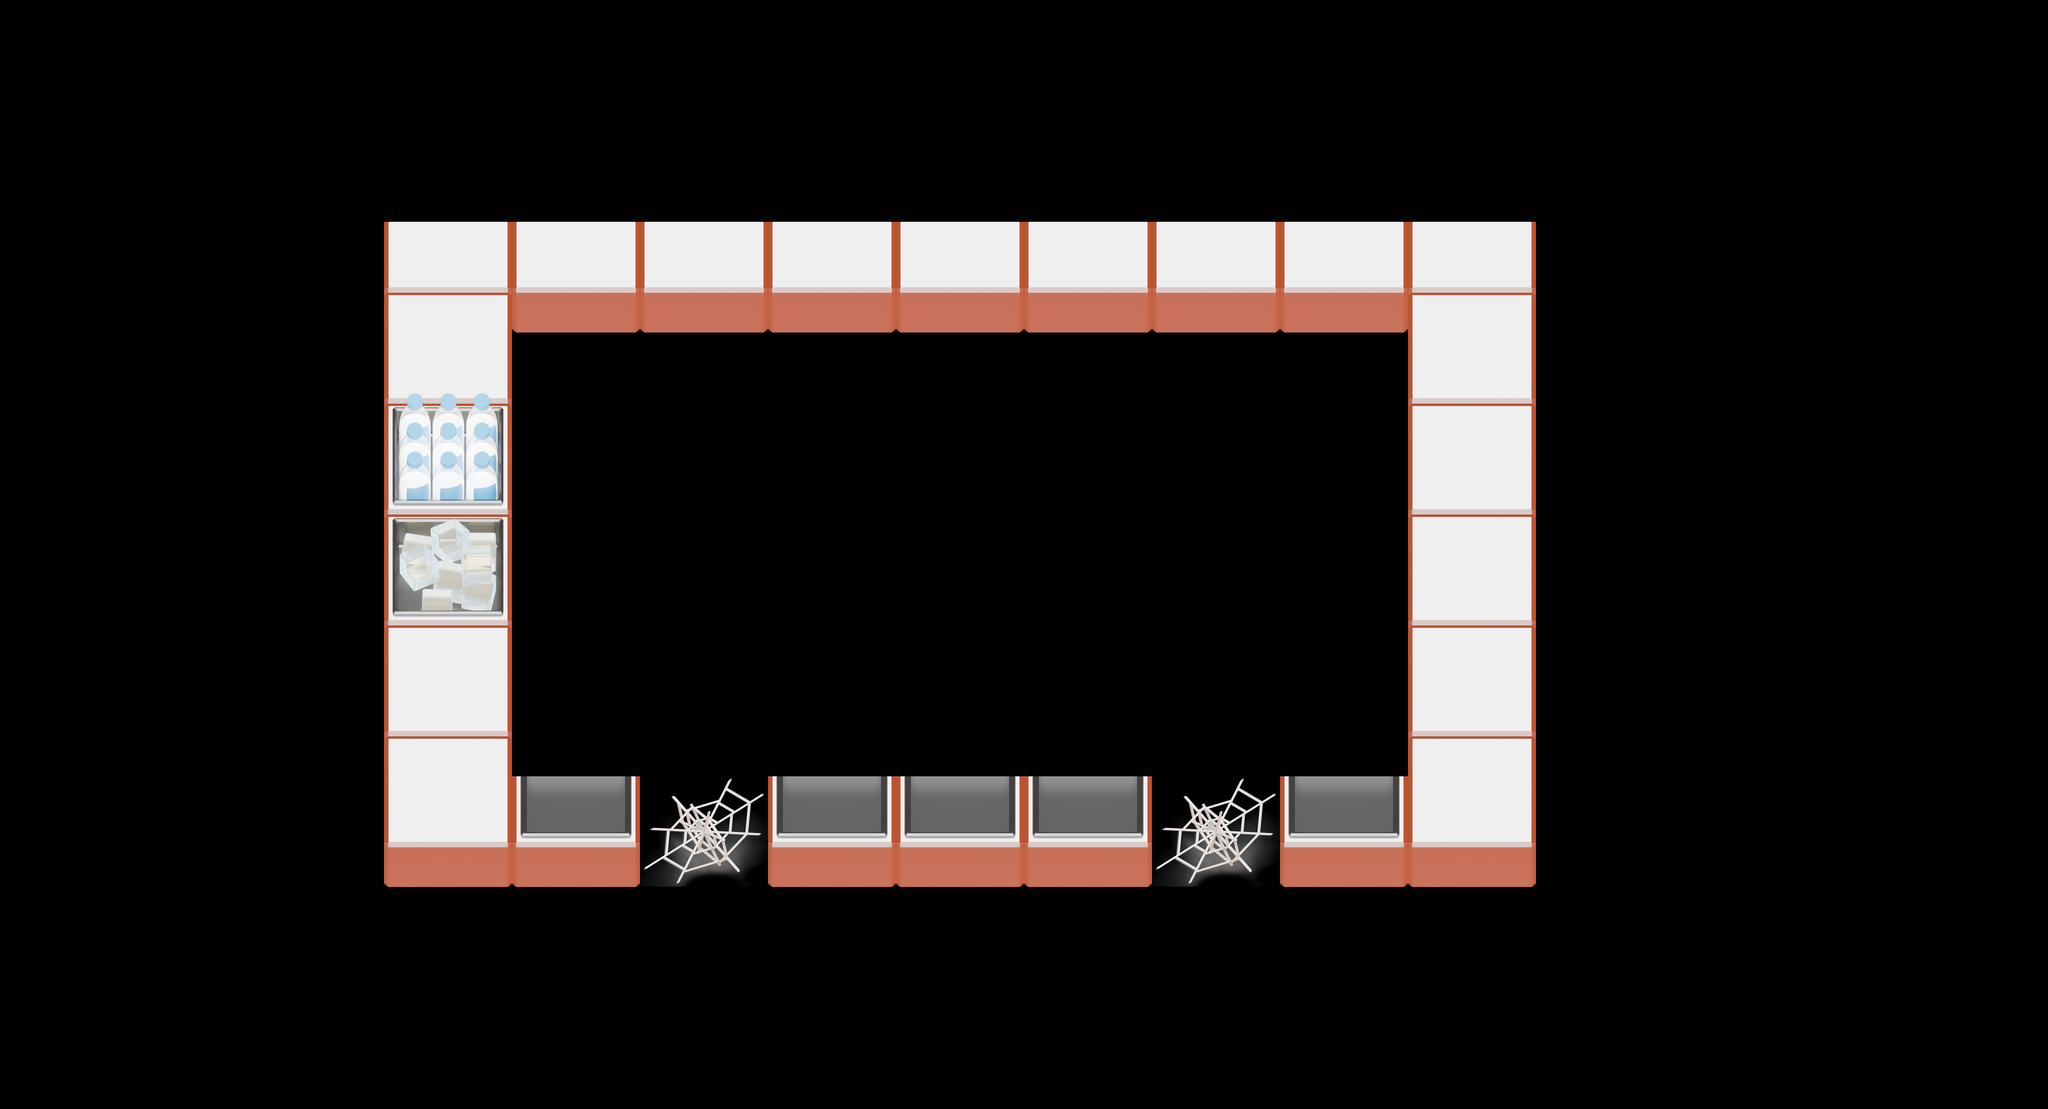

The image is a tile-based game level rendered from a .tmx file. Its description and complete source (layers, tilesets, objects, tile grids) follow:
An orthogonal 16x10 tile map with 600x520 px tiles, 1 tile layer (Crates) and 10 objects.

<map version="1.10" tiledversion="1.12.1" orientation="orthogonal" renderorder="right-down" width="16" height="10" tilewidth="600" tileheight="520" infinite="0" nextlayerid="9" nextobjectid="46">
 <properties>
  <property name="boba_required" type="int" value="1" />
  <property name="jelly_avail" type="int" value="4" />
  <property name="jelly_required" type="int" value="3" />
  <property name="milk_avail" type="int" value="4" />
  <property name="milk_required" type="int" value="3" />
  <property name="stun_num" type="int" value="2" />
  <property name="time_1" type="int" value="65" />
  <property name="time_2" type="int" value="85" />
 </properties>
 <tileset firstgid="1" source="tiles.tsx" />
 <objectgroup id="8" name="Portals">
  <object id="40" gid="57" x="1210.09" y="3616.19" width="600" height="520">
   <properties>
    <property name="color" value="blue" />
    <property name="dir" value="left" />
    <property name="pair_id" type="int" value="2" />
    <property name="role" value="entry" />
   </properties>
  </object>
  <object id="41" gid="57" x="2851.11" y="1992.96" width="600" height="520">
   <properties>
    <property name="color" value="blue" />
    <property name="dir" value="down" />
    <property name="pair_id" type="int" value="2" />
    <property name="role" value="exit" />
   </properties>
  </object>
  <object id="42" gid="59" x="1223.09" y="2061.37" width="600" height="520">
   <properties>
    <property name="color" value="green" />
    <property name="dir" value="left" />
    <property name="pair_id" type="int" value="1" />
    <property name="role" value="entry" />
   </properties>
  </object>
  <object id="43" gid="59" x="5261.4" y="1964.17" width="600" height="520">
   <properties>
    <property name="color" value="green" />
    <property name="dir" value="down" />
    <property name="pair_id" type="int" value="1" />
    <property name="role" value="exit" />
   </properties>
  </object>
 </objectgroup>
 <layer id="1" name="Crates" width="16" height="10">
  <data encoding="csv">
0,0,0,0,0,0,0,0,0,0,0,0,0,0,0,0,
0,0,0,0,0,0,0,0,0,0,0,0,0,0,0,0,
0,0,0,25,17,17,17,17,17,17,17,25,0,0,0,0,
0,0,0,49,0,0,0,0,0,0,0,25,0,0,0,0,
0,0,0,44,0,0,0,0,0,0,0,25,0,0,0,0,
0,0,0,27,0,0,0,0,0,0,0,25,0,0,0,0,
0,0,0,25,0,0,0,0,0,0,0,25,0,0,0,0,
0,0,0,17,18,23,18,18,18,23,18,17,0,0,0,0,
0,0,0,0,0,0,0,0,0,0,0,0,0,0,0,0,
0,0,0,0,0,0,0,0,0,0,0,0,0,0,0,0
</data>
 </layer>
 <objectgroup id="5" name="Vents">
  <object id="17" gid="14" x="5998.49" y="3113.73" width="600" height="520">
   <properties>
    <property name="first_spawn" type="int" value="5" />
    <property name="spawn_delay" type="int" value="14" />
   </properties>
  </object>
  <object id="18" gid="14" x="6011.49" y="2578.88" width="600" height="520">
   <properties>
    <property name="first_spawn" type="int" value="12" />
    <property name="spawn_delay" type="int" value="14" />
   </properties>
  </object>
  <object id="35" gid="14" x="7807.92" y="521.637" width="600" height="520">
   <properties>
    <property name="bug_type" propertytype="bug_type" value="blocker" />
    <property name="first_spawn" type="int" value="0" />
    <property name="spawn_delay" type="int" value="30" />
   </properties>
  </object>
  <object id="36" gid="14" x="7813.77" y="5171.21" width="600" height="520">
   <properties>
    <property name="bug_type" propertytype="bug_type" value="blocker" />
    <property name="first_spawn" type="int" value="15" />
    <property name="spawn_delay" type="int" value="30" />
   </properties>
  </object>
 </objectgroup>
 <objectgroup id="7" name="Helpers">
  <object id="15" x="624" y="520">
   <point />
  </object>
  <object id="34" x="592" y="4664">
   <point />
  </object>
 </objectgroup>
</map>
